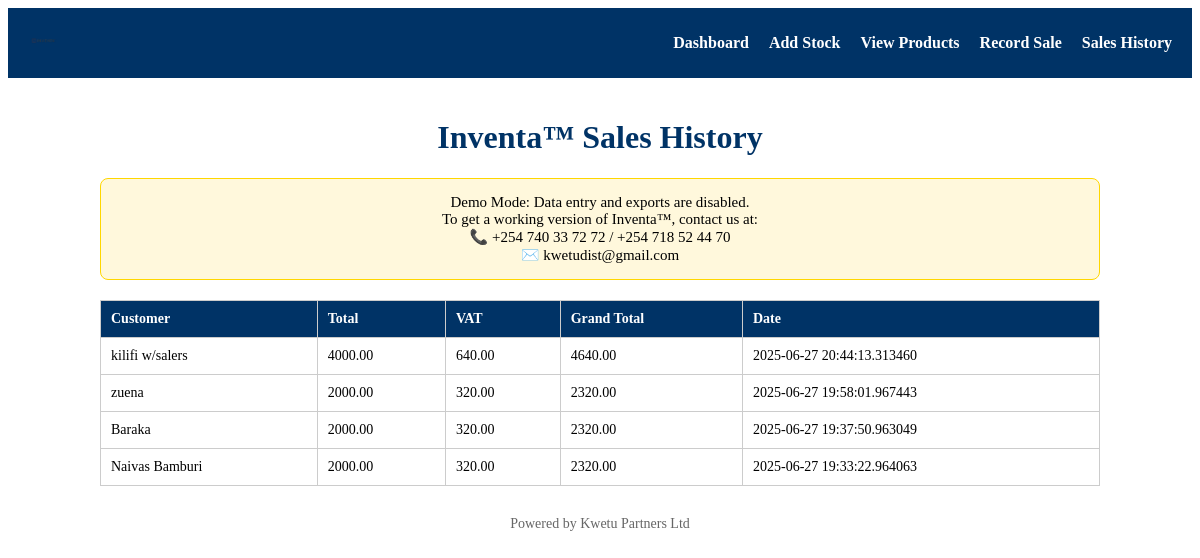
The page /testdemo/sales-history on the database its author committed.
### tables this page shows
CREATE TABLE sales (
    id INTEGER PRIMARY KEY AUTOINCREMENT,
    customer TEXT NOT NULL,
    total_amount REAL NOT NULL,
    vat REAL NOT NULL,
    grand_total REAL NOT NULL,
    date TEXT NOT NULL
);

### app.py (the view)
@app.route('/<tenant>/sales-history')
def sales_history(tenant):
    if not is_tenant_active(tenant):
        return render_template('billing-lock.html', tenant=tenant)
    conn = get_db_connection()
    sales = conn.execute('SELECT * FROM sales ORDER BY date DESC').fetchall()
    conn.close()
    return render_template('sales-history.html', tenant=tenant, sales=sales)

### app.py (called while the page is built)
def get_db_connection():
    conn = sqlite3.connect('inventory.db')
    conn.row_factory = sqlite3.Row
    return conn

def is_tenant_active(tenant):
    if tenant in ["testclient", "inventa"]:  # Demo tenants are always active
        return True
    conn = get_db_connection()
    result = conn.execute('SELECT is_active FROM tenants WHERE name = ?', (tenant,)).fetchone()
    conn.close()
    return result and result['is_active'] == 1

### templates/sales-history.html (shortened to what this page needs)
<!DOCTYPE html>
<html lang="en">
<head>
  <link rel="stylesheet" href="{{ url_for('static', filename='styles.css') }}">
</head>
<body>
  {% include 'navbar.html' %}
  <div class="container">
    <h1>Inventa™ Sales History</h1>
    <div class="demo-lock">
      Demo Mode: Data entry and exports are disabled.<br>
      To get a working version of Inventa™, contact us at:<br>
      📞 +254 740 33 72 72 / +254 718 52 44 70<br>
      ✉️ kwetudist@gmail.com
    </div>
    <table>
      <thead>
        <tr>
          <th>Customer</th>
          <th>Total</th>
          <th>VAT</th>
          <th>Grand Total</th>
          <th>Date</th>
        </tr>
      </thead>
      <tbody>
        {% for sale in sales %}
        <tr>
          <td>{{ sale['customer'] }}</td>
          <td>{{ '%.2f' % sale['total_amount'] }}</td>
          <td>{{ '%.2f' % sale['vat'] }}</td>
          <td>{{ '%.2f' % sale['grand_total'] }}</td>
          <td>{{ sale['date'] }}</td>
        </tr>
        {% endfor %}
      </tbody>
    </table>
    <div class="footer">Powered by Kwetu Partners Ltd</div>
  </div>
</body>
</html>

### templates/navbar.html (shortened to what this page needs)
<nav class="navbar">
  <div class="navbar-container">
    <div class="navbar-logo">
      <img src="{{ url_for('static', filename='inventa-logo.png') }}" alt="Inventa Logo" height="30">
    </div>
    <ul class="navbar-menu" id="navbar-links">
      <li><a href="{{ url_for('dashboard', tenant=tenant) }}">Dashboard</a></li>
      <li><a href="{{ url_for('add_stock', tenant=tenant) }}">Add Stock</a></li>
      <li><a href="{{ url_for('view_products', tenant=tenant) }}">View Products</a></li>
      <li><a href="{{ url_for('record_sale', tenant=tenant) }}">Record Sale</a></li>
      <li><a href="{{ url_for('sales_history', tenant=tenant) }}">Sales History</a></li>
    </ul>
  </div>
</nav>

### templates/sales-history.html (style rules this page uses)
.container { padding: 20px; max-width: 1000px; margin: auto; }
h1 { text-align: center; color: #003366; }
.demo-lock { background-color: #fff8dc; border: 1px solid #ffd700; padding: 15px; margin-bottom: 20px; border-radius: 8px; text-align: center; font-size: 15px; }
table { width: 100%; border-collapse: collapse; margin-top: 15px; }
th, td { border: 1px solid #ccc; padding: 10px; text-align: left; font-size: 14px; }
th { background-color: #003366; color: white; }
.footer { text-align: center; margin-top: 30px; color: #666; font-size: 14px; }

### templates/navbar.html (style rules this page uses)
.navbar { background-color: #003366; padding: 10px 20px; }
.navbar-container { display: flex; justify-content: space-between; align-items: center; flex-wrap: wrap; }
.navbar-logo img { height: 30px; }
.navbar-menu { display: flex; list-style: none; padding-left: 0; }
.navbar-menu li { margin-left: 20px; }
.navbar-menu li a { color: #fff; text-decoration: none; font-weight: bold; }

### rows shown on the page
sales: customer "kilifi w/salers", total_amount "4000.00", vat "640.00", grand_total "4640.00", date "2025-06-27 20:44:13.313460"
sales: customer "zuena", total_amount "2000.00", vat "320.00", grand_total "2320.00", date "2025-06-27 19:58:01.967443"
sales: customer "Baraka", total_amount "2000.00", vat "320.00", grand_total "2320.00", date "2025-06-27 19:37:50.963049"
sales: customer "Naivas Bamburi", total_amount "2000.00", vat "320.00", grand_total "2320.00", date "2025-06-27 19:33:22.964063"
